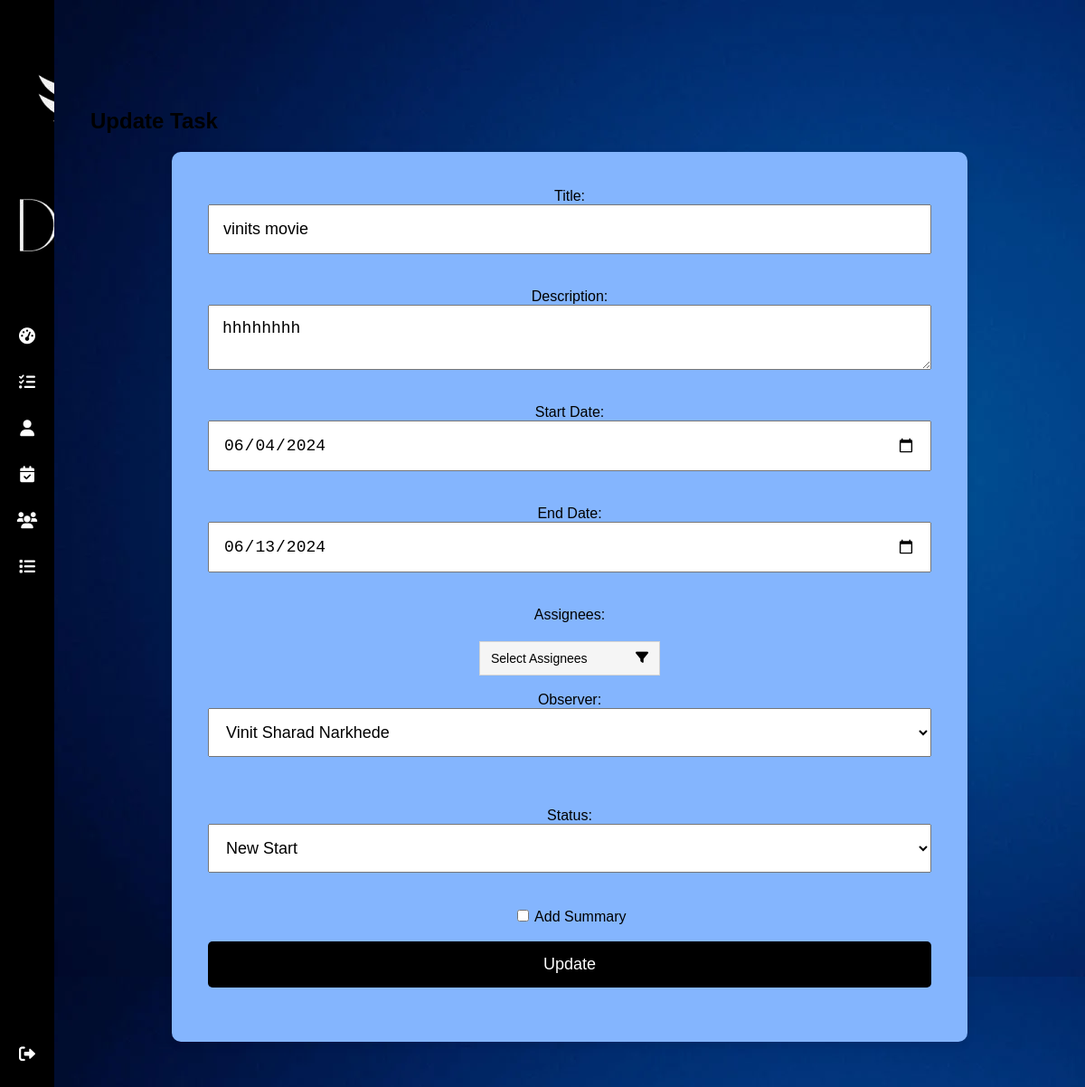
The page /update_task/1 on the database its author committed.
### app.py (models this page shows)
class Task(db.Model):
    id = db.Column(db.Integer, primary_key=True)
    employee_id = db.Column(db.Integer, db.ForeignKey('employee.id'), nullable=False)
    observer_id = db.Column(db.Integer, db.ForeignKey('employee.id'))
    title = db.Column(db.String(150), nullable=False)
    description = db.Column(db.Text, nullable=False)
    status = db.Column(db.String(50), nullable=False, default='new start')
    startdate = db.Column(db.Date, nullable=False)
    enddate = db.Column(db.Date, nullable=False)
    created_by = db.Column(db.String(100), nullable=False)
    summary = db.Column(db.Text)
    assignees = db.relationship('Employee', secondary='task_assignee', backref=db.backref('assigned_tasks', lazy='dynamic'),
                                primaryjoin="Task.id == TaskAssignee.task_id",
                                secondaryjoin="TaskAssignee.employee_id == Employee.id",
                                lazy='dynamic')
    observer = db.relationship('Employee', foreign_keys=[observer_id], lazy='select')

class Employee(db.Model):
    id = db.Column(db.Integer, primary_key=True)
    username = db.Column(db.String(150), nullable=False, unique=True)
    password = db.Column(db.String(150), nullable=False)
    name = db.Column(db.String(100), nullable=False)
    email = db.Column(db.String(100), nullable=False)
    position = db.Column(db.String(100), nullable=False)
    joining_date = db.Column(db.Date, nullable=False, default=datetime.utcnow)
    profile_picture = db.Column(db.String(120), nullable=True)
    group_id = db.Column(db.Integer, db.ForeignKey('group.id'), nullable=True)
    events = db.relationship('Event', backref='employee', lazy=True)
    time_entries = db.relationship('TimeEntry', backref='employee', lazy=True)
    tasks = db.relationship('Task', backref='assigned_employee', foreign_keys=[Task.employee_id], lazy=True)
    observed_tasks = db.relationship('Task', backref='observer_employee', foreign_keys=[Task.observer_id], lazy=True)

### app.py (the view, shortened to what this page needs)
@app.route('/update_task/<int:task_id>', methods=['GET', 'POST'])
def update_task(task_id):
    task = Task.query.get_or_404(task_id)
    employees = Employee.query.all()
    task_assignees = [ta.employee_id for ta in TaskAssignee.query.filter_by(task_id=task.id).all()]
    return render_template('update_task.html',
                           task=task,
                           employees=employees,
                           task_assignees=task_assignees)

### templates/update_task.html (shortened to what this page needs)
<!DOCTYPE html>
<html lang="en">
<head>
    <link rel="stylesheet" href="https://cdnjs.cloudflare.com/ajax/libs/font-awesome/6.0.0-beta3/css/all.min.css">
</head>
<body>
    <div class="sidebar" id="mySidebar">
        <div class="sidebar-header">
            <img src="/static/images/logo.png" alt="Logo" class="sidebar-logo">
            <span class="sidebar-text">DIGIFALX</span>
            <i class="fas fa-lock" id="lockIcon" onclick="toggleLock()"></i>
        </div>
        <a href="{{ url_for('admin') }}"><i class="fas fa-tachometer-alt"></i> </a>
        <a href="{{ url_for('admintasklist') }}"><i class="fas fa-tasks"></i> <span class="menu-text">Task</span></a>
        <a href="{{ url_for('employee_list') }}"><i class="fas fa-user"></i> <span class="menu-text">Employee</span></a>
        <a href="{{ url_for('admincalender') }}"><i class="fas fa-calendar-check"></i></a>
        <a href="{{ url_for('list_group') }}"><i class="fas fa-users"></i> <span class="menu-text">Groups</span></a>
        <a href="{{ url_for('attendance_list') }}"><i class="fas fa-list"></i> </a>
        <a href="{{ url_for('logout') }}" class="logout"><i class="fas fa-sign-out-alt"></i> </a>
    </div>
    <div id="main" >
        <div class="content">
            <h2>Update Task</h2>
            <div class="form-container">
                <form method="POST">
                    <label for="title">Title:</label>
                    <input type="text" id="title" name="title" required value="{{ task.title }}">
                    <br>
                    <label for="description">Description:</label>
                    <textarea id="description" name="description" required>{{ task.description }}</textarea>
                    <br>
                    <label for="startdate">Start Date:</label>
                    <input type="date" id="startdate" name="startdate" required value="{{ task.startdate }}">
                    <br>
                    <label for="enddate">End Date:</label>
                    <input type="date" id="enddate" name="enddate" required value="{{ task.enddate }}">
                    <br>
                    <label for="assignees">Assignees:</label>
                    <div class="dropdown-container noselect">
                        <div class="dropdown-button">
                            <span class="dropdown-label">Select Assignees</span>
                            <i class="fa fa-filter"></i>
                        </div>
                    </div>
                    <br>
                    <label for="observer_id">Observer:</label>
                    <select id="observer_id" name="observer_id" required value="{{task.observer_id}}">
                        {% for employee in employees %}
                        <option value="{{ employee.id }}" {% if task.observer_id==employee.id %}selected{% endif %}>{{
                            employee.name }}</option>
                        {% endfor %}
                    </select>
                    <br>
                    <br>
                    <label for="status">Status:</label>
                    <select id="status" name="status" required value="{{task.status}}">
                        <option value="new start">New Start</option>
                    </select>
                    <br>
                    <label>
                        <input type="checkbox" id="summary_checkbox" onclick="toggleSummary()"> Add Summary
                    </label>
                    <br>
                    <br>
                    <button type="submit">Update</button>
                </form>
            </div>
        </div>
    </div>
</body>
</html>

### templates/update_task.html (style rules this page uses)
body { margin: 0; background-image: url(/static/images/bg.png); font-family: 'Trebuchet MS', 'Lucida Sans Unicode', 'Lucida Grande', 'Lucida Sans', Arial, sans-serif; transition: margin-left 0.5s; }
.sidebar { height: 100%; width: 60px; position: fixed; top: 0; left: 0; background-color: black; overflow-x: hidden; transition: width 0.5s; padding-top: 60px; z-index: 1000; }
.sidebar a { padding: 15px 0; text-decoration: none; font-size: large; color: white; display: block; text-align: center; transition: 0.3s; }
.sidebar a.logout { position: absolute; bottom: 80px; width: 100%; }
#main { padding: 20px; margin-left: 60px; transition: margin-left 0.5s; }
.content { margin-top: 60px; padding: 20px; }
.form-container { background-color: rgb(132, 181, 254); padding: 40px; border-radius: 10px; box-shadow: 0 4px 8px rgba(0, 0, 0, 0.1); width: 100%; max-width: 800px; margin: 20px auto; text-align: center; }
form { margin-bottom: 20px; }
input[type="text"], input[type="date"], textarea, select, button { display: block; width: 100%; margin-bottom: 20px; padding: 15px; font-size: 18px; box-sizing: border-box; }
button { cursor: pointer; background-color: #000; color: white; border: none; border-radius: 5px; padding: 15px; font-size: 18px; }
.dropdown-container, .instructions { width: 200px; margin: 20px auto 0; font-size: 14px; font-family: sans-serif; overflow: auto; }
.noselect { -webkit-touch-callout: none; -webkit-user-select: none; -khtml-user-select: none; -moz-user-select: none; -ms-user-select: none; user-select: none; }
.dropdown-button { float: left; width: 100%; background: whitesmoke; padding: 10px 12px; cursor: pointer; border: 1px solid lightgray; box-sizing: border-box; }
.dropdown-label, .dropdown-quantity { float: left; }
.fa-filter { float: right; }

### rows shown on the page
Task: title "vinits movie", description "hhhhhhhh", startdate "06/04/2024", enddate "06/13/2024", observer_id "Vinit Sharad Narkhede", status "New Start"
